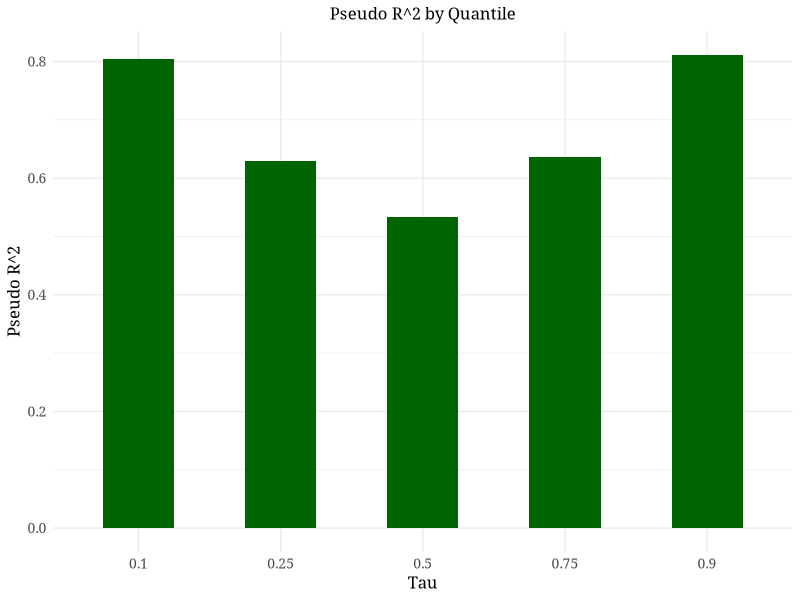

Source code (R):
library(tidyverse)
library(MASS)
library(quantreg)

nfl_qbr <- read_csv("nfl_qbr.csv") 

predictors <- c(
  "completions", "attempts", "passing_yards", "passing_tds", "passing_interceptions",
  "sacks_suffered", "sack_yards_lost", "sack_fumbles", "sack_fumbles_lost", 
  "passing_air_yards", "passing_first_downs", "passing_epa", "passing_cpoe",
  "pacr", "carries", "rushing_yards", "rushing_tds", 
  "rushing_fumbles", "rushing_fumbles_lost", "rushing_first_downs", "rushing_epa",
  "rest", "roof", "surface", "pct_total")

full_mod <- lm(qbr ~ ., data = nfl_qbr[, c("qbr", predictors)])
step_mod <- stepAIC(full_mod, direction = "both")
summary(step_mod)

quantiles <- c(0.1, 0.25, 0.50, 0.75, 0.90)
qr_models <- map(quantiles, ~ rq(qbr ~ passing_yards + passing_tds + passing_interceptions + 
                                   sack_yards_lost + passing_air_yards + passing_epa + passing_cpoe + 
                                   rushing_first_downs + rushing_epa + surface + pct_total + 
                                   sack_fumbles, tau = .x, data = nfl_qbr))

# Looking at different ways to do pseudo R-squared to better understand how to teach it and what
# the right way to calculate it is.

map(qr_models, summary)

pseudo_r2 <- map_dfr(qr_models, function(m) {
  
  y <- m$model$qbr
  tau <- m$tau
  
  rho <- function(u) u * (tau - (u < 0))
  
  ss_res <- sum(rho(y - fitted(m)))
  ss_tot <- sum(rho(y - quantile(y, tau)))
  
  data.frame(
    tau = tau,
    r2 = 1 - ss_res / ss_tot )})

print.data.frame(pseudo_r2)

qr_rsq <- function(model) {
  rho <- function(u, tau) tau * u * (u >= 0) + (tau - 1) * u * (u < 0)
  y <- model$model$qbr
  ss_res <- sum(rho(y - fitted(model), model$tau))
  ss_tot <- sum(rho(y - median(y), model$tau))
  1 - ss_res/ss_tot}
pseudo_r2 <- map_dfr(qr_models, ~ data.frame(tau = .x$tau, r2 = qr_rsq(.x)), 
                     .id = "model")

print(pseudo_r2) 

# Plot for poster:
ggplot(pseudo_r2, aes(x = factor(tau), y = r2)) +
  geom_col(width = 0.5, fill = "darkgreen") +
  labs(
    x = "Tau",
    y = "Pseudo R^2",
    title = "Pseudo R^2 by Quantile") +
  theme_minimal(base_family = "Garamond") +
  theme(
    plot.title = element_text(hjust = 0.5, size = 12, family = "Garamond"),
    axis.text.x = element_text(size = 10, family = "Garamond"),
    axis.text.y = element_text(size = 10, family = "Garamond"),
    axis.title.x = element_text(size = 12, family = "Garamond"),
    axis.title.y = element_text(size = 12, family = "Garamond"))
